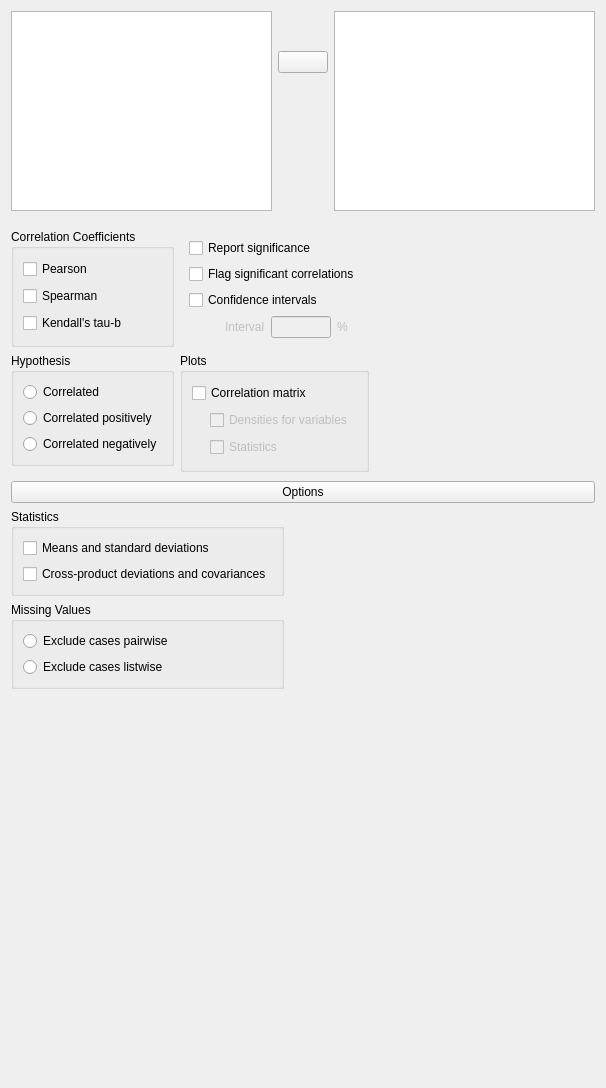
<?xml version="1.0" encoding="UTF-8"?>
<ui version="4.0">
 <class>CorrelationForm</class>
 <widget class="QWidget" name="CorrelationForm">
  <property name="geometry">
   <rect>
    <x>0</x>
    <y>0</y>
    <width>606</width>
    <height>1088</height>
   </rect>
  </property>
  <property name="sizePolicy">
   <sizepolicy hsizetype="Fixed" vsizetype="Preferred">
    <horstretch>0</horstretch>
    <verstretch>0</verstretch>
   </sizepolicy>
  </property>
  <property name="windowTitle">
   <string>Form</string>
  </property>
  <layout class="QGridLayout" name="gridLayout_8">
   <property name="verticalSpacing">
    <number>0</number>
   </property>
   <item row="0" column="0">
    <widget class="QWidget" name="topWidget" native="true">
     <property name="sizePolicy">
      <sizepolicy hsizetype="Preferred" vsizetype="Fixed">
       <horstretch>0</horstretch>
       <verstretch>0</verstretch>
      </sizepolicy>
     </property>
     <property name="minimumSize">
      <size>
       <width>0</width>
       <height>0</height>
      </size>
     </property>
     <layout class="QGridLayout" name="gridLayout_7">
      <property name="leftMargin">
       <number>0</number>
      </property>
      <property name="topMargin">
       <number>0</number>
      </property>
      <property name="rightMargin">
       <number>0</number>
      </property>
      <property name="verticalSpacing">
       <number>0</number>
      </property>
      <item row="3" column="1">
       <spacer name="verticalSpacer">
        <property name="orientation">
         <enum>Qt::Vertical</enum>
        </property>
        <property name="sizeHint" stdset="0">
         <size>
          <width>20</width>
          <height>40</height>
         </size>
        </property>
       </spacer>
      </item>
      <item row="2" column="1">
       <widget class="AssignButton" name="assignButton">
        <property name="sizePolicy">
         <sizepolicy hsizetype="Fixed" vsizetype="Fixed">
          <horstretch>0</horstretch>
          <verstretch>0</verstretch>
         </sizepolicy>
        </property>
        <property name="minimumSize">
         <size>
          <width>50</width>
          <height>0</height>
         </size>
        </property>
        <property name="maximumSize">
         <size>
          <width>50</width>
          <height>16777215</height>
         </size>
        </property>
        <property name="text">
         <string/>
        </property>
       </widget>
      </item>
      <item row="0" column="0" rowspan="4">
       <widget class="AvailableFieldsListView" name="availableVariables">
        <property name="sizePolicy">
         <sizepolicy hsizetype="Expanding" vsizetype="Fixed">
          <horstretch>0</horstretch>
          <verstretch>0</verstretch>
         </sizepolicy>
        </property>
        <property name="minimumSize">
         <size>
          <width>0</width>
          <height>200</height>
         </size>
        </property>
        <property name="maximumSize">
         <size>
          <width>16777215</width>
          <height>200</height>
         </size>
        </property>
       </widget>
      </item>
      <item row="0" column="2" rowspan="4">
       <widget class="BoundListView" name="variables">
        <property name="sizePolicy">
         <sizepolicy hsizetype="Expanding" vsizetype="Fixed">
          <horstretch>0</horstretch>
          <verstretch>0</verstretch>
         </sizepolicy>
        </property>
        <property name="minimumSize">
         <size>
          <width>0</width>
          <height>200</height>
         </size>
        </property>
        <property name="maximumSize">
         <size>
          <width>16777215</width>
          <height>200</height>
         </size>
        </property>
       </widget>
      </item>
      <item row="1" column="1">
       <spacer name="verticalSpacer_2">
        <property name="orientation">
         <enum>Qt::Vertical</enum>
        </property>
        <property name="sizeType">
         <enum>QSizePolicy::Fixed</enum>
        </property>
        <property name="sizeHint" stdset="0">
         <size>
          <width>20</width>
          <height>40</height>
         </size>
        </property>
       </spacer>
      </item>
     </layout>
    </widget>
   </item>
   <item row="1" column="0">
    <widget class="QWidget" name="widget_5" native="true">
     <property name="sizePolicy">
      <sizepolicy hsizetype="Fixed" vsizetype="Fixed">
       <horstretch>0</horstretch>
       <verstretch>0</verstretch>
      </sizepolicy>
     </property>
     <layout class="QGridLayout" name="gridLayout_12">
      <property name="leftMargin">
       <number>0</number>
      </property>
      <property name="rightMargin">
       <number>0</number>
      </property>
      <property name="bottomMargin">
       <number>0</number>
      </property>
      <item row="1" column="1" rowspan="2">
       <widget class="GroupBox" name="plotsContainer">
        <property name="title">
         <string>Plots</string>
        </property>
        <layout class="QGridLayout" name="gridLayout_11">
         <item row="1" column="0" rowspan="2">
          <widget class="QWidget" name="widget_3" native="true">
           <property name="maximumSize">
            <size>
             <width>12</width>
             <height>16777215</height>
            </size>
           </property>
          </widget>
         </item>
         <item row="1" column="1">
          <widget class="BoundCheckBox" name="plotDensities">
           <property name="enabled">
            <bool>false</bool>
           </property>
           <property name="text">
            <string>Densities for variables</string>
           </property>
          </widget>
         </item>
         <item row="0" column="0" colspan="2">
          <widget class="BoundCheckBox" name="plotCorrelationMatrix">
           <property name="text">
            <string>Correlation matrix</string>
           </property>
          </widget>
         </item>
         <item row="2" column="1">
          <widget class="BoundCheckBox" name="plotStatistics">
           <property name="enabled">
            <bool>false</bool>
           </property>
           <property name="text">
            <string>Statistics</string>
           </property>
          </widget>
         </item>
        </layout>
       </widget>
      </item>
      <item row="0" column="1">
       <widget class="QWidget" name="widget_7" native="true">
        <layout class="QGridLayout" name="gridLayout_5">
         <property name="leftMargin">
          <number>9</number>
         </property>
         <item row="0" column="0">
          <widget class="BoundCheckBox" name="reportSignificance">
           <property name="text">
            <string>Report significance</string>
           </property>
          </widget>
         </item>
         <item row="1" column="0">
          <widget class="BoundCheckBox" name="flagSignificant">
           <property name="text">
            <string>Flag significant correlations</string>
           </property>
          </widget>
         </item>
         <item row="3" column="0">
          <widget class="QWidget" name="confidenceIntervalsIntervalContainer" native="true">
           <property name="enabled">
            <bool>false</bool>
           </property>
           <layout class="QGridLayout" name="gridLayout_4">
            <property name="leftMargin">
             <number>0</number>
            </property>
            <property name="topMargin">
             <number>0</number>
            </property>
            <property name="rightMargin">
             <number>0</number>
            </property>
            <property name="bottomMargin">
             <number>0</number>
            </property>
            <item row="0" column="0">
             <widget class="QWidget" name="widget_8" native="true">
              <property name="minimumSize">
               <size>
                <width>30</width>
                <height>0</height>
               </size>
              </property>
             </widget>
            </item>
            <item row="0" column="2">
             <widget class="BoundTextBox" name="confidenceIntervalsInterval">
              <property name="maximumSize">
               <size>
                <width>60</width>
                <height>16777215</height>
               </size>
              </property>
             </widget>
            </item>
            <item row="0" column="1">
             <widget class="QLabel" name="label">
              <property name="text">
               <string>Interval</string>
              </property>
             </widget>
            </item>
            <item row="0" column="3">
             <widget class="QLabel" name="label_2">
              <property name="text">
               <string>%</string>
              </property>
             </widget>
            </item>
           </layout>
          </widget>
         </item>
         <item row="2" column="0">
          <widget class="BoundCheckBox" name="confidenceIntervals">
           <property name="text">
            <string>Confidence intervals</string>
           </property>
          </widget>
         </item>
        </layout>
       </widget>
      </item>
      <item row="0" column="0">
       <widget class="GroupBox" name="groupBox">
        <property name="title">
         <string>Correlation Coefficients</string>
        </property>
        <layout class="QGridLayout" name="gridLayout_2">
         <property name="horizontalSpacing">
          <number>20</number>
         </property>
         <item row="0" column="0">
          <widget class="BoundCheckBox" name="pearson">
           <property name="text">
            <string>Pearson</string>
           </property>
          </widget>
         </item>
         <item row="2" column="0">
          <widget class="BoundCheckBox" name="kendallsTauB">
           <property name="text">
            <string>Kendall's tau-b</string>
           </property>
          </widget>
         </item>
         <item row="1" column="0">
          <widget class="BoundCheckBox" name="spearman">
           <property name="text">
            <string>Spearman</string>
           </property>
          </widget>
         </item>
        </layout>
       </widget>
      </item>
      <item row="1" column="0">
       <widget class="BoundGroupBox" name="hypothesis">
        <property name="title">
         <string>Hypothesis</string>
        </property>
        <property name="flat">
         <bool>true</bool>
        </property>
        <layout class="QGridLayout" name="gridLayout_3">
         <item row="1" column="0">
          <widget class="QRadioButton" name="_2correlatedPositively">
           <property name="text">
            <string>Correlated positively</string>
           </property>
          </widget>
         </item>
         <item row="0" column="0">
          <widget class="QRadioButton" name="_1correlated">
           <property name="text">
            <string>Correlated</string>
           </property>
          </widget>
         </item>
         <item row="2" column="0">
          <widget class="QRadioButton" name="_3correlatedNegatively">
           <property name="text">
            <string>Correlated negatively</string>
           </property>
          </widget>
         </item>
        </layout>
       </widget>
      </item>
     </layout>
    </widget>
   </item>
   <item row="2" column="0">
    <widget class="QWidget" name="optionsWidget" native="true">
     <layout class="QGridLayout" name="gridLayout">
      <property name="leftMargin">
       <number>0</number>
      </property>
      <property name="rightMargin">
       <number>0</number>
      </property>
      <property name="bottomMargin">
       <number>3</number>
      </property>
      <item row="0" column="0">
       <widget class="ExpanderButton" name="buttonOptions">
        <property name="sizePolicy">
         <sizepolicy hsizetype="Expanding" vsizetype="Fixed">
          <horstretch>0</horstretch>
          <verstretch>0</verstretch>
         </sizepolicy>
        </property>
        <property name="text">
         <string>Options</string>
        </property>
        <property name="checkable">
         <bool>true</bool>
        </property>
       </widget>
      </item>
      <item row="1" column="0">
       <widget class="QWidget" name="panelOptions" native="true">
        <property name="sizePolicy">
         <sizepolicy hsizetype="Fixed" vsizetype="Fixed">
          <horstretch>0</horstretch>
          <verstretch>0</verstretch>
         </sizepolicy>
        </property>
        <layout class="QGridLayout" name="gridLayout_10">
         <property name="leftMargin">
          <number>0</number>
         </property>
         <property name="topMargin">
          <number>0</number>
         </property>
         <property name="rightMargin">
          <number>0</number>
         </property>
         <property name="bottomMargin">
          <number>0</number>
         </property>
         <item row="1" column="0">
          <widget class="BoundGroupBox" name="missingValues">
           <property name="title">
            <string>Missing Values</string>
           </property>
           <property name="flat">
            <bool>true</bool>
           </property>
           <layout class="QGridLayout" name="gridLayout_9">
            <item row="0" column="0">
             <widget class="QRadioButton" name="_1excludePairwise">
              <property name="text">
               <string>Exclude cases pairwise</string>
              </property>
             </widget>
            </item>
            <item row="1" column="0">
             <widget class="QRadioButton" name="_2excludeListwise">
              <property name="text">
               <string>Exclude cases listwise</string>
              </property>
             </widget>
            </item>
           </layout>
          </widget>
         </item>
         <item row="0" column="0">
          <widget class="GroupBox" name="groupBox_3">
           <property name="title">
            <string>Statistics</string>
           </property>
           <layout class="QGridLayout" name="gridLayout_6">
            <item row="0" column="0">
             <widget class="BoundCheckBox" name="meansAndStdDev">
              <property name="text">
               <string>Means and standard deviations</string>
              </property>
             </widget>
            </item>
            <item row="1" column="0">
             <widget class="BoundCheckBox" name="crossProducts">
              <property name="text">
               <string>Cross-product deviations and covariances</string>
              </property>
             </widget>
            </item>
           </layout>
          </widget>
         </item>
        </layout>
       </widget>
      </item>
     </layout>
    </widget>
   </item>
   <item row="3" column="0">
    <spacer name="verticalSpacer_4">
     <property name="orientation">
      <enum>Qt::Vertical</enum>
     </property>
     <property name="sizeHint" stdset="0">
      <size>
       <width>20</width>
       <height>40</height>
      </size>
     </property>
    </spacer>
   </item>
  </layout>
 </widget>
 <customwidgets>
  <customwidget>
   <class>AssignButton</class>
   <extends>QPushButton</extends>
   <header>widgets/assignbutton.h</header>
  </customwidget>
  <customwidget>
   <class>AvailableFieldsListView</class>
   <extends>QListView</extends>
   <header>widgets/availablefieldslistview.h</header>
  </customwidget>
  <customwidget>
   <class>GroupBox</class>
   <extends>QGroupBox</extends>
   <header>widgets/groupbox.h</header>
   <container>1</container>
  </customwidget>
  <customwidget>
   <class>BoundTextBox</class>
   <extends>QLineEdit</extends>
   <header>widgets/boundtextbox.h</header>
  </customwidget>
  <customwidget>
   <class>BoundGroupBox</class>
   <extends>QGroupBox</extends>
   <header>widgets/boundgroupbox.h</header>
   <container>1</container>
  </customwidget>
  <customwidget>
   <class>BoundCheckBox</class>
   <extends>QCheckBox</extends>
   <header>widgets/boundcheckbox.h</header>
  </customwidget>
  <customwidget>
   <class>BoundListView</class>
   <extends>QListView</extends>
   <header>widgets/boundlistview.h</header>
  </customwidget>
  <customwidget>
   <class>ExpanderButton</class>
   <extends>QPushButton</extends>
   <header>widgets/expanderbutton.h</header>
  </customwidget>
 </customwidgets>
 <resources/>
 <connections>
  <connection>
   <sender>plotCorrelationMatrix</sender>
   <signal>toggled(bool)</signal>
   <receiver>plotDensities</receiver>
   <slot>setEnabled(bool)</slot>
   <hints>
    <hint type="sourcelabel">
     <x>371</x>
     <y>443</y>
    </hint>
    <hint type="destinationlabel">
     <x>383</x>
     <y>466</y>
    </hint>
   </hints>
  </connection>
  <connection>
   <sender>plotCorrelationMatrix</sender>
   <signal>toggled(bool)</signal>
   <receiver>plotStatistics</receiver>
   <slot>setEnabled(bool)</slot>
   <hints>
    <hint type="sourcelabel">
     <x>371</x>
     <y>443</y>
    </hint>
    <hint type="destinationlabel">
     <x>383</x>
     <y>487</y>
    </hint>
   </hints>
  </connection>
  <connection>
   <sender>confidenceIntervals</sender>
   <signal>toggled(bool)</signal>
   <receiver>confidenceIntervalsIntervalContainer</receiver>
   <slot>setEnabled(bool)</slot>
   <hints>
    <hint type="sourcelabel">
     <x>290</x>
     <y>307</y>
    </hint>
    <hint type="destinationlabel">
     <x>290</x>
     <y>335</y>
    </hint>
   </hints>
  </connection>
 </connections>
</ui>
